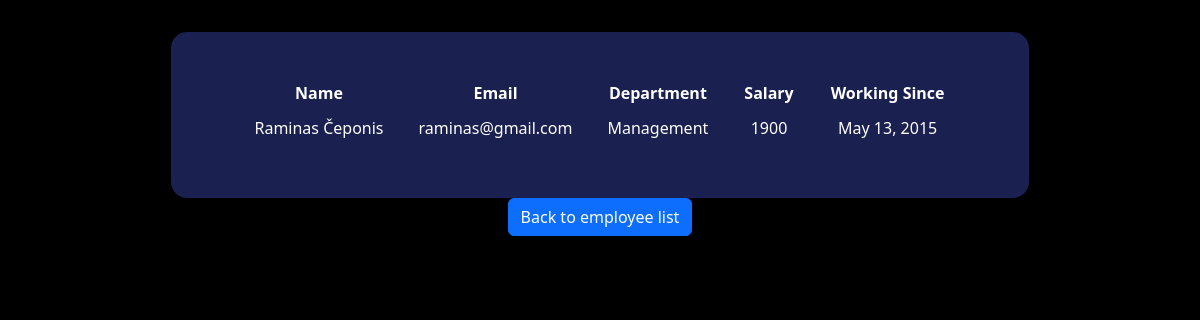
The app's page /specific_employee/1 (signed in) with its own data.
### employees/models.py (models this page shows, shortened)
class Employee(models.Model):
    first_name = models.CharField(max_length=50)
    last_name = models.CharField(max_length=50)
    email = models.EmailField(max_length=50)
    DEPARTMENT_CHOICES = {
        ("Management", "Management"),
        ("HR", "HR"),
        ("Accounting", "Accounting"),
        ("Logistics", "Logistics"),
        ("Warehouse", "Warehouse"),
    }
    department = models.CharField(choices=DEPARTMENT_CHOICES, max_length=20, default="Not assigned")
    salary = models.IntegerField(default=600)
    working_since = models.DateField()
    employee_picture = models.ImageField(upload_to="employee_pictures/", null=True, blank=True)

### employees/views.py (the view)
# urls.py: path('specific_employee/<int:pk>', views.SpecificEmployeeView.as_view(), name="specific-employee"),
class SpecificEmployeeView(LoginRequiredMixin, DetailView):
    login_url = 'user/login_user'
    redirect_field_name = '/'
    template_name = "employees/specific_employee.html"
    model = Employee
    context_object_name= "employee"
    def get_context_data(self, **kwargs):
        context = super().get_context_data(**kwargs)
        context["message"] = "Employee info successfully changed"
        return context

### employees/templates/employees/specific_employee.html (shortened to what this page needs)
{% extends "base.html" %}
{% load static %}
{% block css_files  %}
<link rel="stylesheet" href="{% static "employees/form.css" %}">
{% endblock %}
{% block content %}
<div class='container-fluid'>
    <div class='container'>
        <table>
            <thead>
                <tr>
                    <th>Name</th>
                    <th>Email</th>
                    <th>Department</th>
                    <th>Salary</th>
                    <th>Working Since</th>
                </tr>
            </thead>
            <tr>
                <td>{{employee.first_name}} {{employee.last_name}}</td>
                <td>{{employee.email}}</td>
                <td>{{employee.department}}</td>
                <td>{{employee.salary}}</td>
                <td>{{employee.working_since}}</td>
            </tr>
        </table>
    </div>
    <a href="{% url 'employee-list' %}"><button class="btn btn-primary" type="submit">Back to employee list</button></a>
</div>
{% endblock %}

### static/base.css (style rules this page uses)
body { background-color: black; color: white; }
.container-fluid { text-align: center; padding-top: 2rem; padding-bottom: 4rem; }
.container { background-color: #1f2f60; }

### employees/static/employees/form.css (style rules this page uses)
.container { width: fit-content; background-color: rgba(53, 64, 160, 0.497); border-radius: 1rem; padding: 3rem; }
table { border-collapse: separate; border-spacing: 35px 0; }
td { padding: 10px 0; }

### records on screen
Employee: first_name "Raminas", last_name "Čeponis", email "raminas@gmail.com", department "Management", salary "1900", working_since "May 13, 2015"
